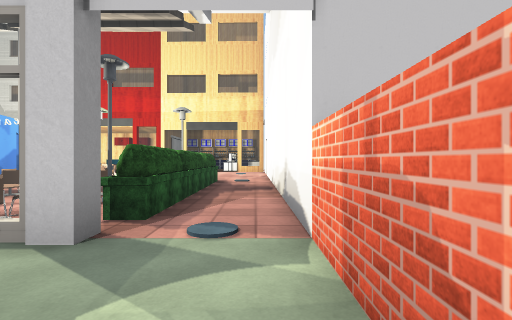
view 1 (above)

24 first-person views from a walk through a Unity game level. The camera is 1.4 m above the floor, looks level and sees 85° across. The floor is counted in squares, 2 m on a side. Each view is taken from the middle of a square. On the plan, view 1 faces up. The plan holds only what a view shows up to about 9 squares ahead; the rest is blank. The place goes on beyond the plan. The player is left out. Door leaves are left out, so doorways stand open. Some surface patterns are stand-ins.

view 2
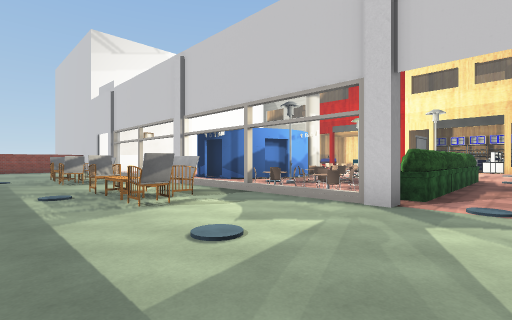

view 3
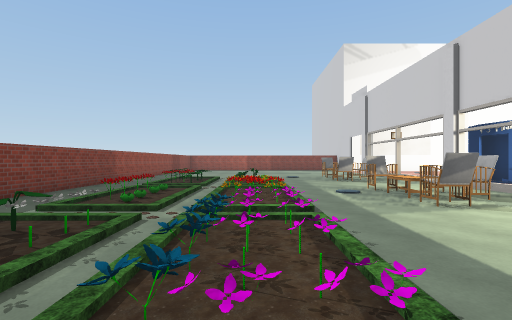

view 4
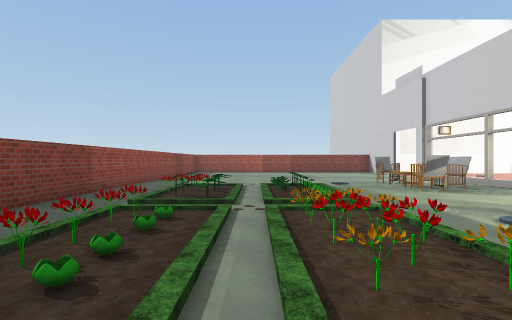

view 5
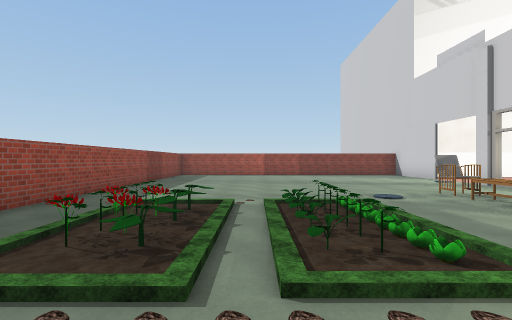

view 6
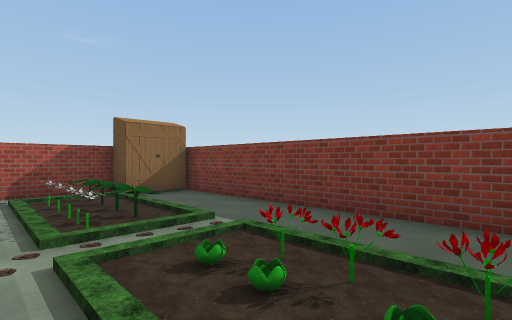

view 7
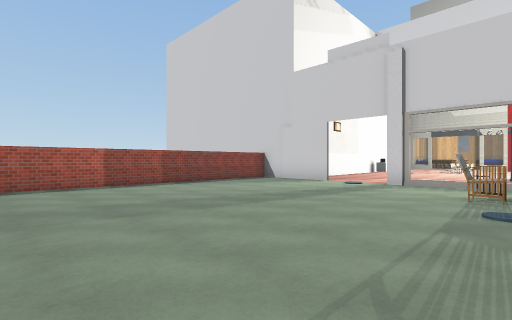

view 8
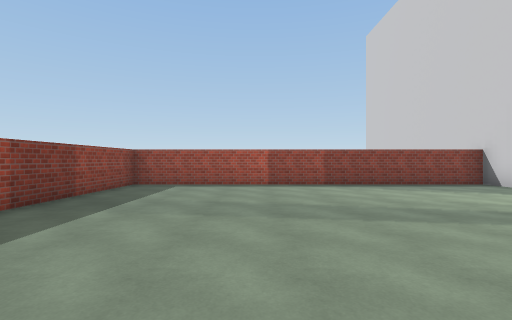

view 9
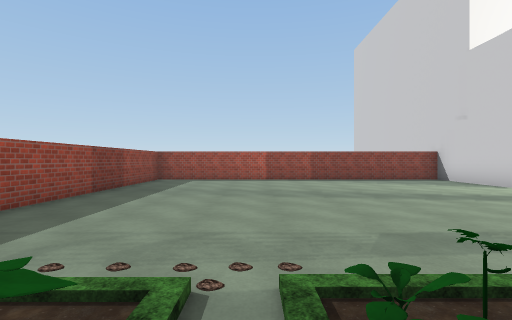

view 10
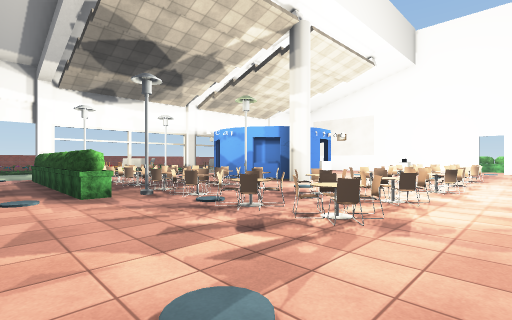

view 11
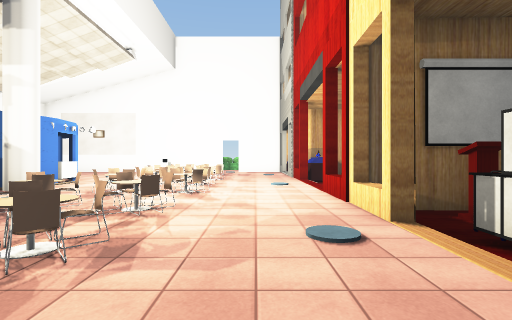

view 12
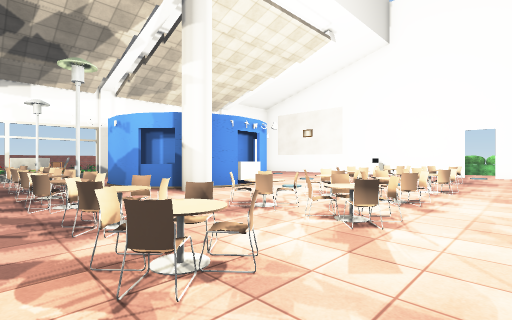

view 13
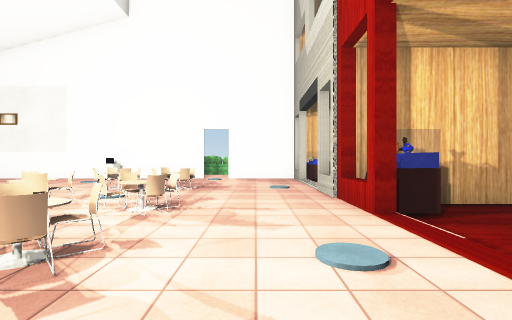

view 14
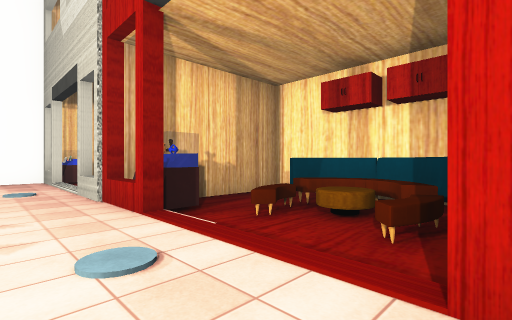

view 15
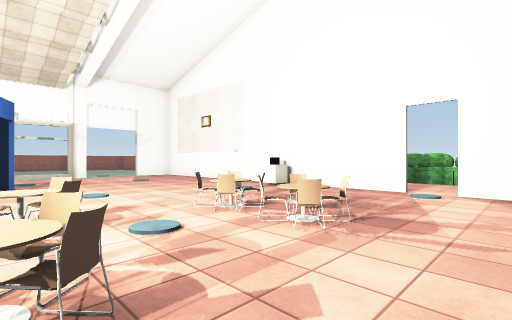

view 16
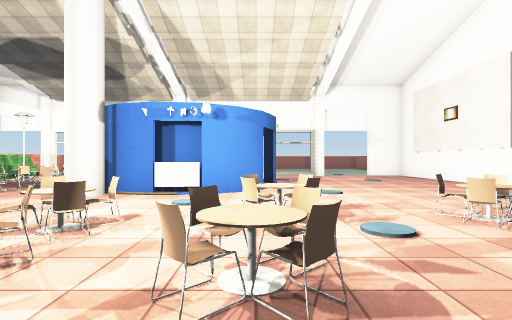

view 17
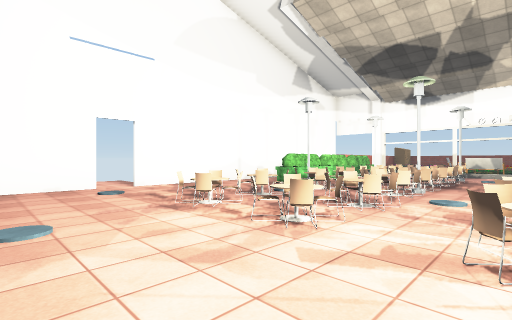

view 18
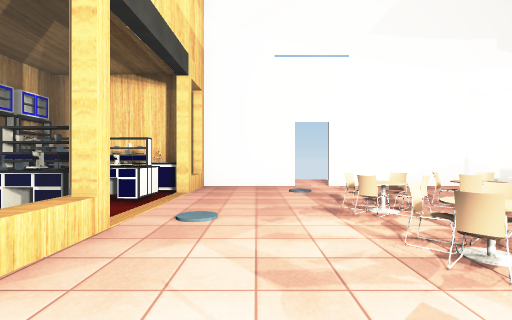

view 19
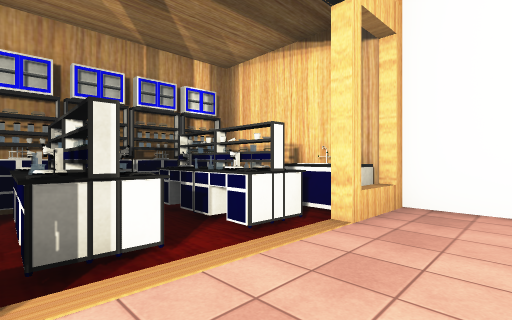

view 20
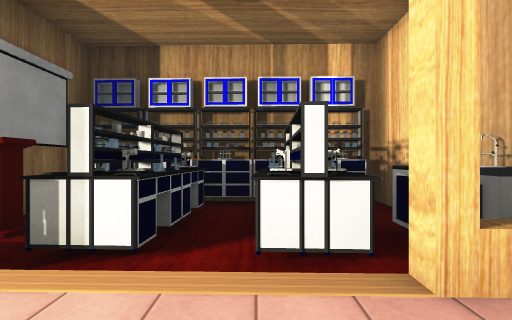

view 21
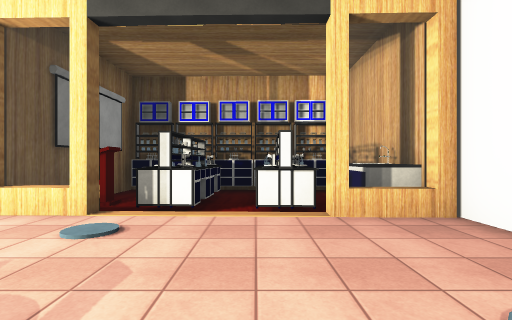

view 22
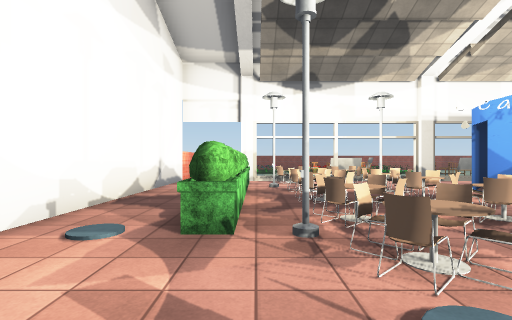

view 23
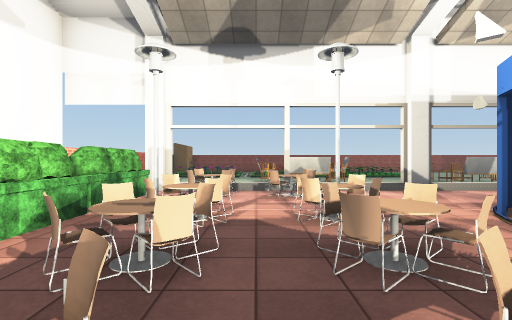

view 24
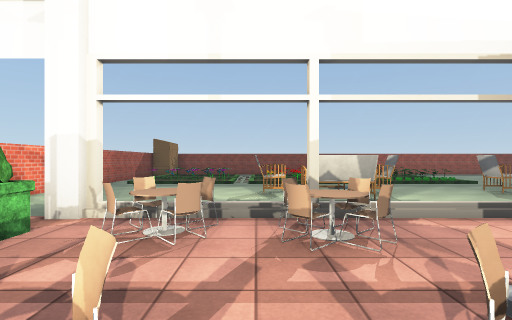

### Floor plan
Key: @ floor where view 1 was taken; # wall or solid block; x gap in a wall; . main floor; - floor 0.25 m lower than the main floor; / step, stairs or slope; D open door; = window, fence, low wall or low ledge; B bush; P pedestal; C cube; S shelf; I sink; O other object.
Columns run from 19 left of view 1 to 1 right of it. Each row starts with its distance up from view 1.
 21        #####  ###
 20        # OOO  #SSSS#
 19        #-OOO  #OO O#
 18        ##O-O  PO  O##
 17   =DDD=#=DDD===OOOOI#
 16  ##DDD...........D.##
 15   #.................#
 14   #.........O.......x
 13   #..O..O.O.O.O.O...x
 12   #..O..O.O.O.O.O...#
 11  # .....O...........#
 10  #C...........O.O...#
  9  # ......###..O.OB..#
  8   #.....## ##....B..#
  7   #.....#   #.O.OB..#
  6   #.....#   ..O.OB..#
  5      ...  ##..O..B..#
  4            ......B..#
  3   #DDD    ....OOO.DD#
  2 ###DDD=====#==...#DD#
  1 #.......OO...OO.....#
  0 #......OOOO.OOOO...@#
 -1 #...................#
 -2 #........///////////#
 -3 #........OOO/OOOOOO/#
 -4 #........///////////#
 -5 #........OOO/OO/OOO/#
 -6 #......../O////////O#
 -7 #..................O
 -8 ####################

Positions as (right, up) in squares from view 1, and headings:
1: (0, 0), facing up
2: (0, -2), facing up-left
3: (0, -3), facing left
4: (-3, -4), facing left
5: (-6, -4), facing left
6: (-6, -4), facing down-right
7: (-11, -6), facing up-left
8: (-11, -4), facing left
9: (-9, -4), facing left
10: (0, 15), facing down-left
11: (-1, 15), facing left
12: (-4, 15), facing down-left
13: (-7, 15), facing left
14: (-7, 15), facing up-left
15: (-11, 15), facing down-left
16: (-11, 15), facing down
17: (-7, 16), facing down-right
18: (-7, 15), facing right
19: (-4, 15), facing up-right
20: (-2, 15), facing up
21: (-2, 13), facing up
22: (-2, 12), facing down
23: (-4, 9), facing down
24: (-4, 6), facing down
